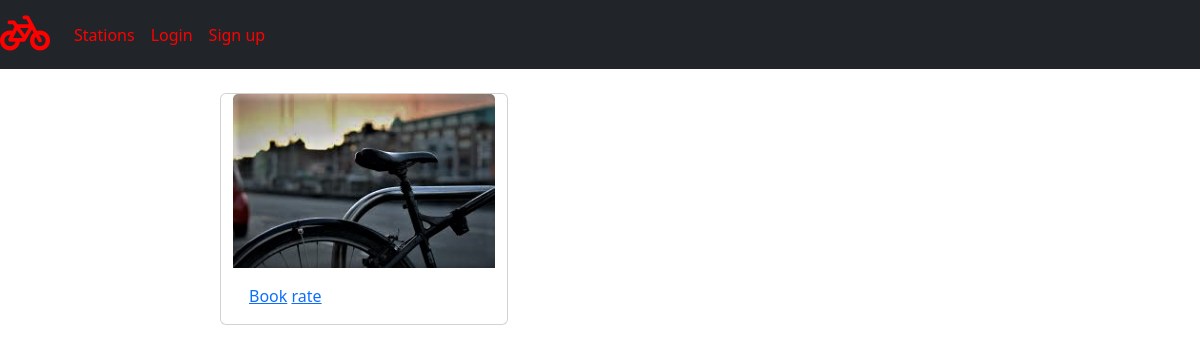
Page /bike/1 on the earlier database version.
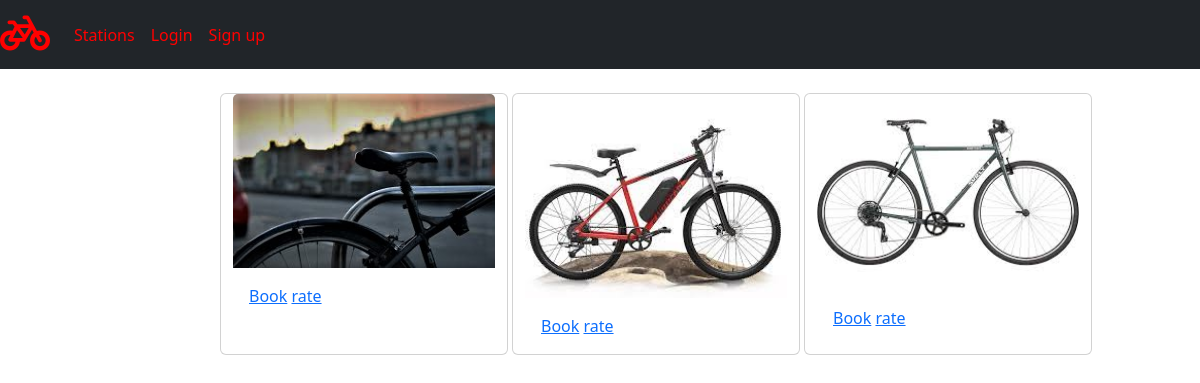
Same page on the later database version.
### app/models.py (models this page shows)
class Bike(models.Model):
    user_id=models.ForeignKey(User, on_delete=models.CASCADE)
    bike_photo=models.ImageField(upload_to = 'articles/')
    station_Id=models.ForeignKey(Station,on_delete=models.CASCADE)

### app/views.py (the view)
# urls.py: path('bike/<station_id>' ,bikesPerStation , name='bikes'),
def bikesPerStation(request, station_id):
    bikez= Station.objects.get(id=station_id)
    bikes=bikez.bike_set.all()
    context={
        "bikes":bikes,
    }
    return render(request,'bikesperstation.html',context)

### app/templates/bikesperstation.html
{% extends "base.html" %}
{%block content%}
<div class="container">
    <div class="row">
        <div class="col-md-2"></div>
        {% for bike in bikes %}
        <div class="card mt-4" style="width: 18rem;margin-right:4px;">
            <img class="card-img-top" src="{{bike.bike_photo.url}}" alt="Card image cap">
            <div class="card-body">
              <a href="{% url 'bike'%}">Book</a>
              <a href="{% url 'rate_project' bike.id%}">rate</a>
            </div>
          </div>
          {%endfor%}
    </div>
</div>
{%endblock%}

### app/templates/base.html (shortened to what this page needs)
{% load static%}
<!DOCTYPE html>
<html>
<head>
  <link rel="stylesheet" href="https://cdnjs.cloudflare.com/ajax/libs/font-awesome/4.7.0/css/font-awesome.min.css">
<link href="https://cdn.jsdelivr.net/npm/bootstrap@5.2.2/dist/css/bootstrap.min.css" rel="stylesheet">
<link rel="stylesheet" href="//use.fontawesome.com/releases/v6.1.2/css/all.css">
</head>
<body>
  {% include "navbar.html" %}
    {% block content %}
     {%endblock%}
</body>
</html>

### app/templates/navbar.html (shortened to what this page needs)
<nav class="navbar navbar-expand-lg navbar-light bg-dark">
  <a class="navbar-brand" href="/"><i class="fa fa-bicycle fa-2x" aria-hidden="true" style="color:red"></i></a>
  <div class="collapse navbar-collapse" id="navbarNav">
    <ul class="navbar-nav">
      <li class="nav-item">
        <a class="nav-link" href="{% url 'station' %}"  style="color:red">Stations</a>
      </li>
      {% if user.is_authenticated %}
      <li class="nav-item">
        <a class="nav-link" href="{% url 'logout' %}"  style="color:red">Logout</a>
      </li>
      <li class="nav-item">
        <a class="nav-link" href="{% url 'profile' user.id%}"  style="color:red">Profile</a>
      </li>
      {% else %}
      <li class="nav-item">
        <a class="nav-link" href="{% url 'login' %}"  style="color:red">Login</a>
      </li>
      <li class="nav-item">
        <a class="nav-link" href="{% url 'register' %}"  style="color:red">Sign up</a>
      </li>
      {% endif %}
    </ul>
  </div>
</nav>

Differences in the rows shown:
added Bike: bike_photo (picture)
added Bike: bike_photo (picture)
